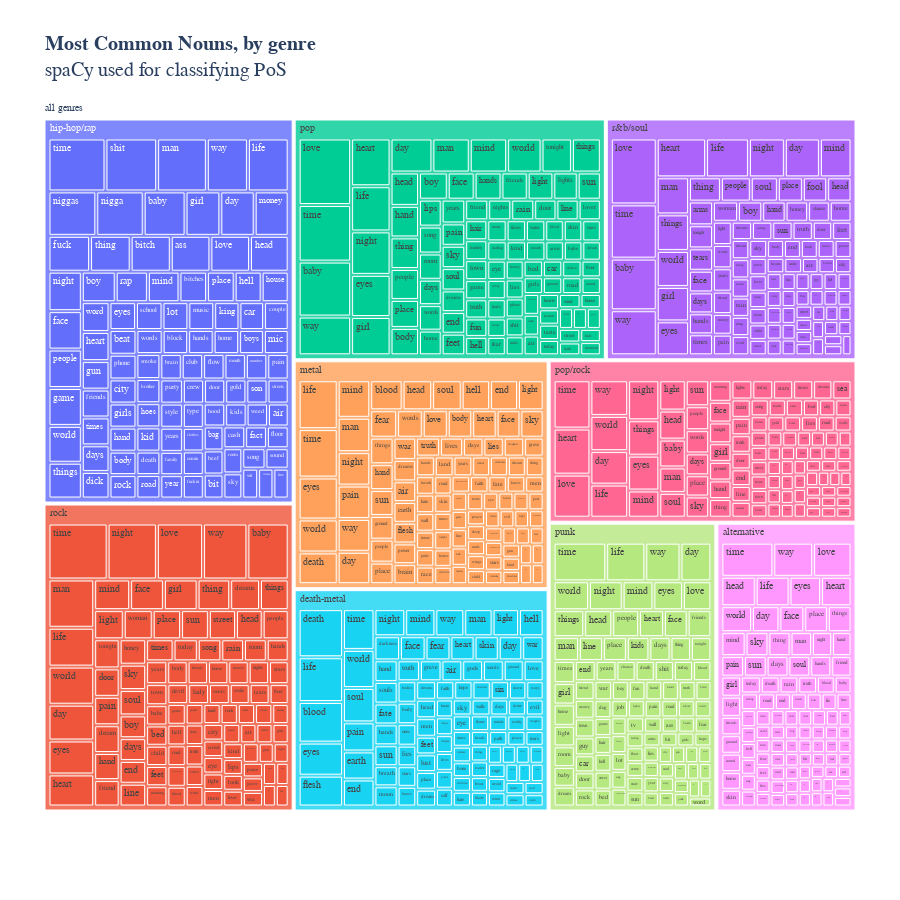

Notebook source saved alongside this figure:
### Code cell
fig_nouns = genreMap(df,'nouns')

### Figure 1 — Plotly figure (JSON) as saved in the notebook; plotly's stock layout.template omitted (floating-point values rounded to 4 significant figures; data arrays with more than 128 entries replaced by an {"elided": "..."} marker saying what was removed)
{"data": [{"branchvalues": "total", "domain": {"x": [0, 1], "y": [0, 1]}, "hovertemplate": "labels=%{label}<br>count=%{value}<br>parent=%{parent}<br>id=%{id}<extra></extra>", "ids": {"elided": "910 str values"}, "labels": {"elided": "910 str values"}, "name": "", "parents": {"elided": "910 str values"}, "type": "treemap", "values": {"elided": "910 int values"}}], "layout": {"autosize": false, "font": {"family": "Helvetica", "size": 10}, "height": 900, "legend": {"tracegroupgap": 0}, "margin": {"b": 85, "l": 40, "pad": 0, "r": 40, "t": 100}, "title": {"font": {"size": 20}, "text": "<b>Most Common Nouns, by genre</b><br>spaCy used for classifying PoS</b>"}, "width": 900}}
